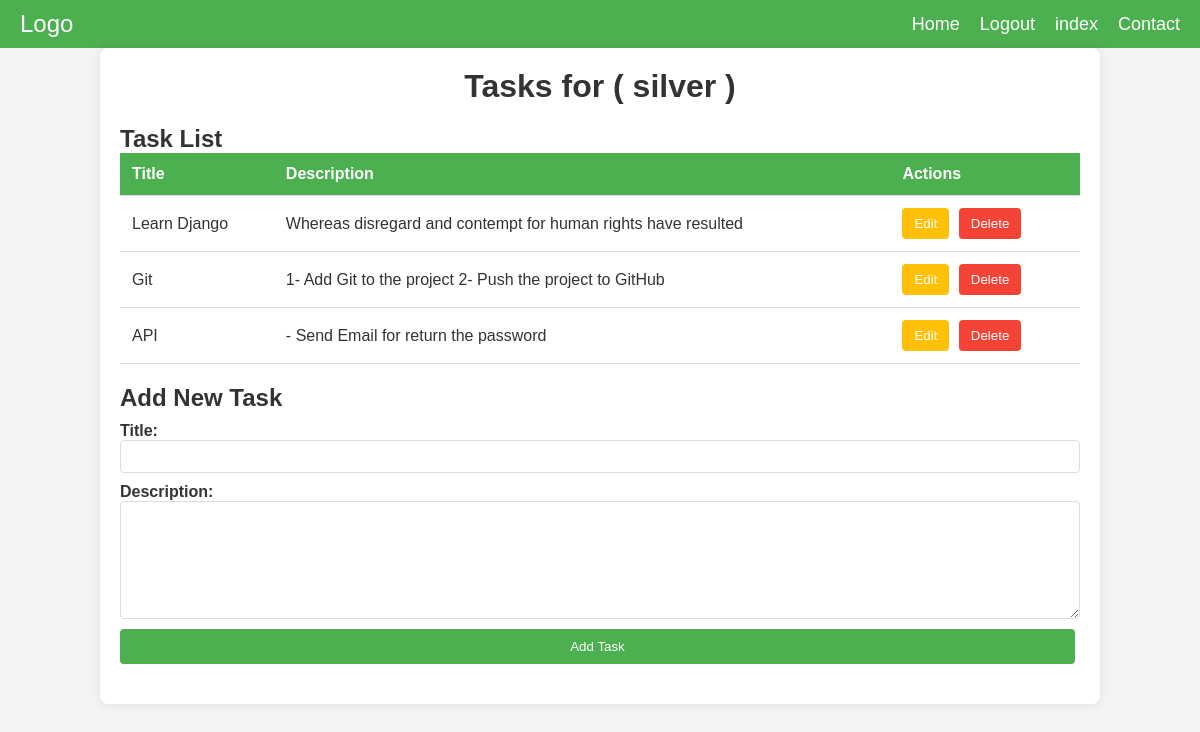
Screenshot of /profile/1 (signed in) with the database file from the repository.
### Data/models.py (models this page shows)
class Tasks(models.Model):
    title = models.CharField(max_length=25)
    description = models.TextField(blank=True)
    user = models.ForeignKey(User,on_delete=models.CASCADE)

### Data/views.py (the view, shortened to what this page needs)
# urls.py: path("profile/<int:id>", views.profile, name='profile'),
def profile(request,id):
    tasks = Tasks.objects.filter(user = id )
    user = User.objects.get(id=id)
    silver = User.objects.get(username = 'silver')
    return render(request,'Data/profile.html',{
        "tasks":tasks,
        "user":user,
        "silver":silver
    })

### Data/templates/Data/profile.html (shortened to what this page needs)
{% load static %}
<!DOCTYPE html>
<html lang="en">
<head>
    <link rel="stylesheet" href={% static "Data/tasks.css"%}>
    <link rel="stylesheet" href={% static "Data/nav.css"%}>
</head>
{% if request.user == user or request.user == silver%}
<body>
    <nav class="navbar">
        <div class="logo">
            <a href={% url "index" %}>Logo</a>
        </div>
        <ul class="nav-links">
            <li><a href={% url "index" %}>Home</a></li>
            <li><a href={% url "logout" %}>Logout</a></li>
            {% if request.user == silver %}
            <li><a href={% url "home" %}>index</a></li>
            {% endif %}
            <li><a href="#">Contact</a></li>
        </ul>
    </nav>
    <div class="container">
        <header>
            <h1>Tasks for ( {{user.username}} )</h1>
        </header>
        <section class="tasks-list">
            <h2>Task List</h2>
            <table>
                <thead>
                    <tr>
                        <th>Title</th>
                        <th>Description</th>
                        <th>Actions</th>
                    </tr>
                </thead>
               {% for task in tasks %}
                <tbody>
                    <tr>
                        <td>{{task.title}}</td>
                        <td>{{task.description}}</td>
                        <td>
                            <a href={% url "edit_task" task.id %}><button class="edit-btn">Edit</button></a>
                            <a href={% url "delete_item" task.id %}><button class="delete-btn">Delete</button></a>
                        </td>
                    </tr>
                </tbody>
                {%endfor%}
            </table>
        </section>
        <section class="add-task">
            <h2>Add New Task</h2>
            <form method='POST' action='' id="task-form">
                <label for="task-title">Title:</label>
                <input type="text" id="task-title" name="title" required>
                <label for="task-description">Description:</label>
                <textarea id="task-description" name="description"></textarea>
                <button type="submit" class="add-btn">Add Task</button>
            </form>
        </section>
    </div>
</body>
</html>
{% else %}
{% load static %}
{% endif %}

### Data/static/Data/tasks.css (style rules this page uses)
body, h1, h2, table, form { margin: 0; padding: 0; }
body { font-family: Arial, sans-serif; background-color: #f4f4f4; color: #333; }
.container { width: 80%; margin: 0 auto; padding: 20px; background-color: #fff; border-radius: 8px; box-shadow: 0 0 10px rgba(0, 0, 0, 0.1); }
header { text-align: center; margin-bottom: 20px; }
h1 { font-size: 2em; color: #333; }
.tasks-list, .add-task { margin-bottom: 20px; }
h2 { font-size: 1.5em; color: #333; }
table { width: 100%; border-collapse: collapse; }
thead { background-color: #4CAF50; color: white; }
th, td { padding: 12px; text-align: left; border-bottom: 1px solid #ddd; }
th { font-weight: bold; }
button { border: none; padding: 8px 12px; margin-right: 5px; border-radius: 4px; cursor: pointer; }
.edit-btn { background-color: #FFC107; color: #fff; }
.delete-btn { background-color: #F44336; color: #fff; }
form { display: flex; flex-direction: column; }
label { margin-top: 10px; font-weight: bold; }
input, textarea { padding: 8px; border: 1px solid #ddd; border-radius: 4px; }
textarea { height: 100px; }
.add-btn { margin-top: 10px; background-color: #4CAF50; color: #fff; border: none; padding: 10px 15px; border-radius: 4px; cursor: pointer; }

### Data/static/Data/nav.css (style rules this page uses)
body { margin: 0; font-family: Arial, sans-serif; }
.navbar { display: flex; justify-content: space-between; align-items: center; background-color: #4CAF50; padding: 10px 20px; color: white; }
.navbar .logo a { text-decoration: none; color: white; font-size: 24px; }
.nav-links { list-style: none; display: flex; margin: 0; padding: 0; }
.nav-links li { margin-left: 20px; }
.nav-links a { text-decoration: none; color: white; font-size: 18px; transition: color 0.3s; }

### rows the page displays
Tasks: title "Learn Django", description "Whereas disregard and contempt for human rights have resulted"
Tasks: title "Git", description "1- Add Git to the project 2- Push the project to GitHub"
Tasks: title "API", description "- Send Email for return the password"

### other values shown
{{ user.username }} "silver"
